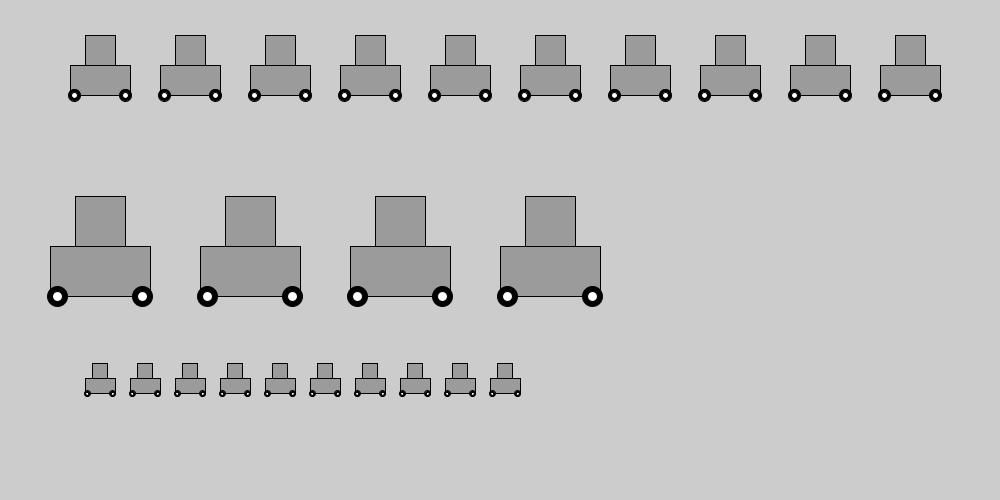
Frame 1 (no input)
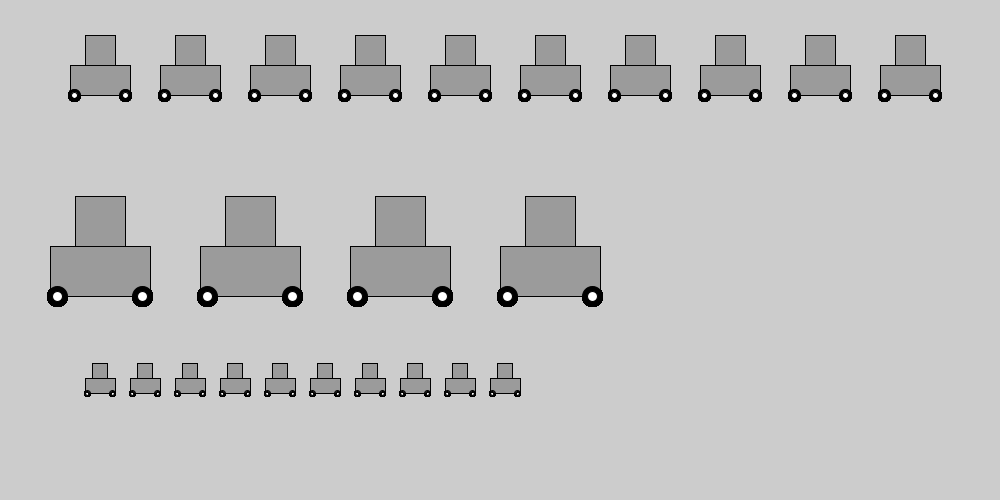
Frame 60 (the mouse pressed at the canvas centre just before this capture)
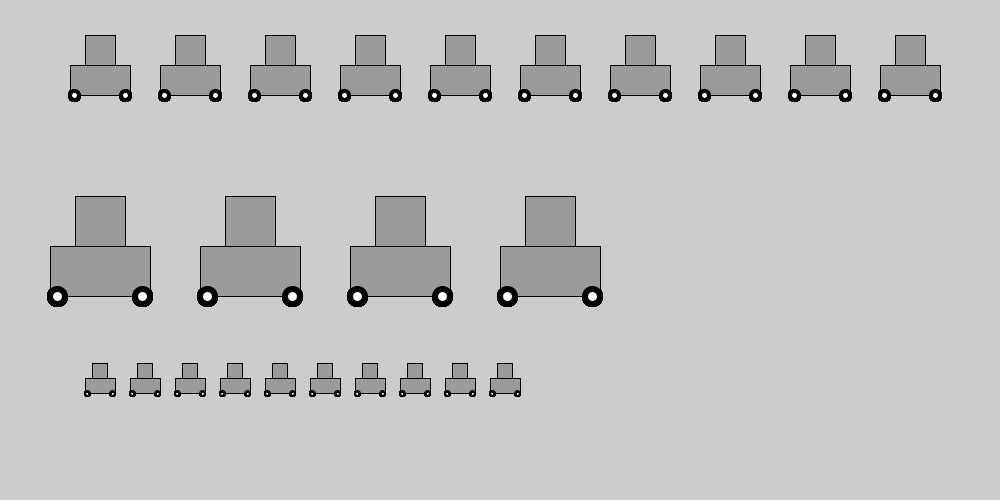
Frame 120 (the mouse held since frame 60 and released just before this capture)

The Processing sketch that drew these frames (run headless with seeded random() and noise(); from frame 60 on, the mouse is pressed at the canvas centre):

// Processing sketch: portfolio_2_cars_loop
// ── portfolio_2_cars_loop.pde
// Portfolio 2 Traffic Jam

void setup() 
{
  size(1000,500); // this sets the size of the canvas
}

void draw()  // this function draws 2 rows of cars
{
  float x=100, y=50, size=30, RowRepeat=10; // set the value of x,y and size to be used later, x and y are for positioning, size is for scale, row repeat is for the number of cars on the row 
  
  float divSeven = 7; // this variable is used to replace calculations so there are no hard-coded numbers that cannot be changed easily
  float secondRowSize=40; // this is the scaling variable for the second row
  float secondRowGap = secondRowSize/divSeven; // set the size of the gap between the first and second row
  
  float x2=x, y2=y+size*secondRowGap, size2=50, RowRepeat2 = 4; // set the value of x,y and size to be used later, x and y are for positioning, size is for scale, row repeat is for the number of cars on the row (this is for the second row)
  
  DrawCarRow(x,y,size,RowRepeat);
  DrawCarRow(x2,y2,size2,RowRepeat2);
  DrawCarRow(x2,y2+150,size/2,RowRepeat);
}

void DrawCarRow(float x,  float y, float size, float RowRepeat) // this draws a single row of cars
{
  float resetX =x; // this variable will be used to reset the x value to its original one after it has been changed so that the next rows of cars line up with the previous ones
  
  float multThree = 3; // this variable is used to replace calculations so there are no hard-coded numbers that cannot be changed easily 
  
  for(int row=0;row<RowRepeat;row++) // this loops the code to create a car in a row
  {
    car(x, y, size); // this sets the previously initialised variables to the values of the 'car' procedure
    x=x+size*multThree; // this code will set the starting position of the next car on the same row
  }
  
  x=resetX; // this code resets x to the starting value so that the next row is that is one level lower will be directly under the starting point of the first row
}

void car (float x, float y, float size) // this draws one car, the x and y variables are the centrepoints of the top of the car (the smaller rectangle)+
{
  float wheel = size*1.5; // these are variables used to replace calculations so there are no hard-coded numbers that cannot be changed easily
  float divTwoPointFive = 2.5;
  float multZeroPointEightFive = 0.85;
  
  carTop(x,y,size); // these are setting the values of the following procedures
  carBottom(x,y+size,size);
  wheel(x+size*multZeroPointEightFive,y+wheel,size/divTwoPointFive);
  wheel(x-size*multZeroPointEightFive,y+wheel,size/divTwoPointFive);
}

void carTop(float x, float y, float size) // the small square on top of the car
{
  rectMode(CENTER); // this makes it so that the first 2 coordinates in the rect command are set to the centre point of the rectangle instead of the top left one
  fill(155); // fills in the rectangle with a grey colour
  rect(x,y,size,size); // makes the rectangle
}

void carBottom(float x, float y, float size) // the long rectangle on the bottom of the car
{
  float length = size*2; // this variable is used for calculations, also makes code more readable and changable
  
  rectMode(CENTER); // this makes it so that the first 2 coordinates in the rect command are set to the centre point of the rectangle instead of the top left one
  rect(x,y,length,size); // makes the rectangle
}

void wheel(float x, float y, float wheel_diameter) // makes overlapping black and white ellipses to look like wheels
{
  float insideWheel =wheel_diameter/2; // this will be used for the diameter of the white circle
  
  fill(0,0,0); // black wheel tire
  ellipse(x,y,wheel_diameter,wheel_diameter); // makes the black tire
  
  fill(255,255,255); // white circle to complete wheel appearance
  ellipse(x,y,insideWheel,insideWheel); // makes the smaller white circle on top of the tire
}
